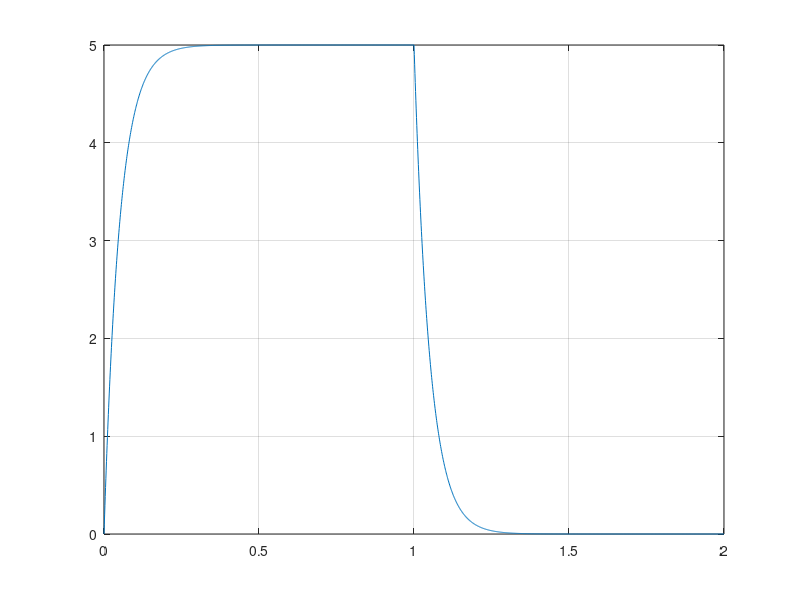

This figure's MATLAB source:
v = 50 ;
r= 10 ;
l = 500e-3 ;
i = 1;

for  t = 0:0.001: 2 ;
    if t<= 1 
        I(i) = (v/r)*(1-exp((-r*t)/l )) ; 
    else 
        I(i) = (v/r) *exp(-(t-1)*r/l) ;
    end
    time(i) = t ;
    i= i+1 ;
end 


plot(time,I) ;
grid ;
